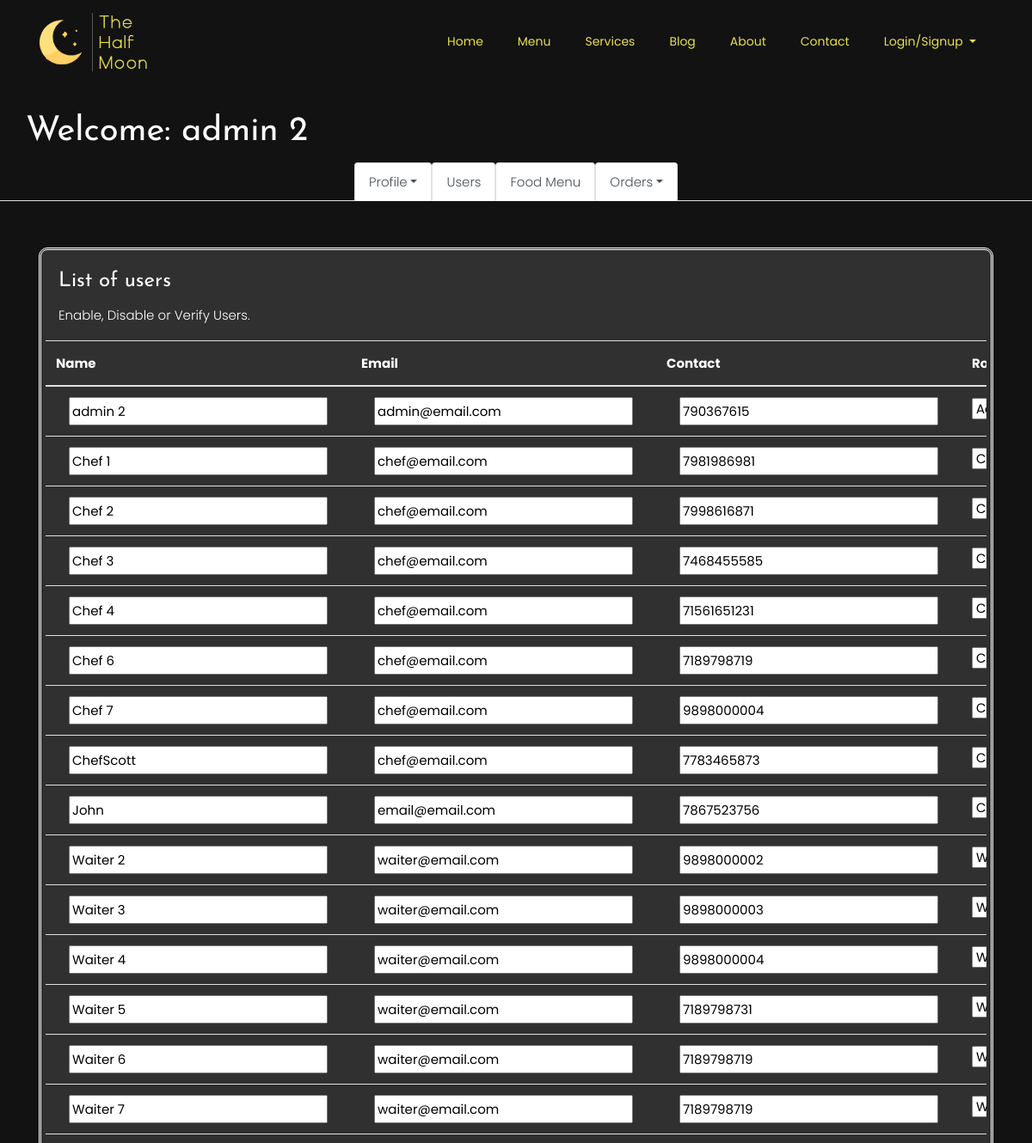
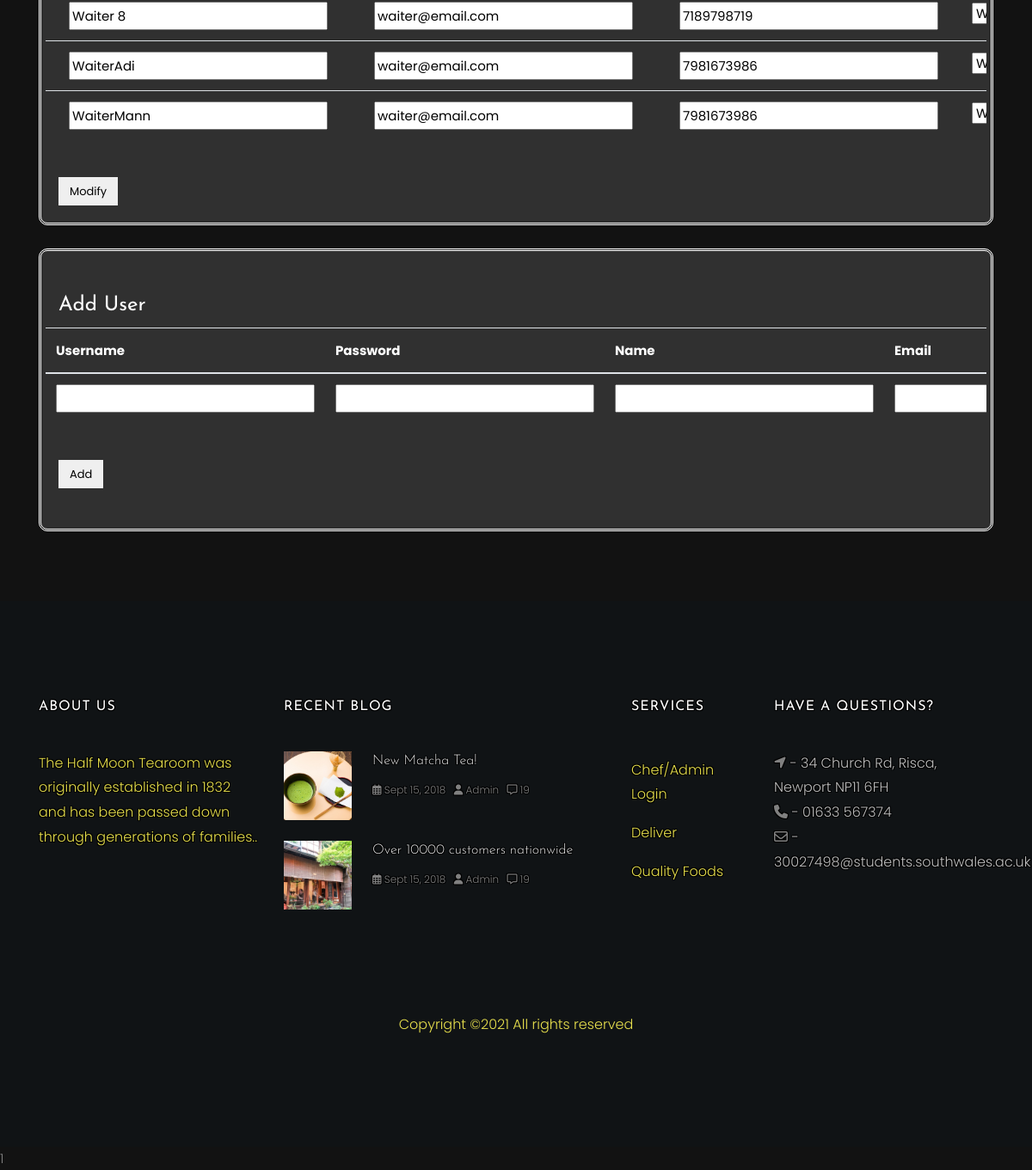
The page /Website/users.php (signed in) on the database its author committed (2 pictures, top to bottom).
### tables this page shows
CREATE TABLE `users` (
  `id` int(11) NOT NULL,
  `role` varchar(15) NOT NULL DEFAULT 'Waiter',
  `name` varchar(15) NOT NULL,
  `username` varchar(10) NOT NULL,
  `password` varchar(16) NOT NULL,
  `email` varchar(35) DEFAULT NULL,
  `address` varchar(300) DEFAULT NULL,
  `contact` bigint(11) NOT NULL,
  `verified` tinyint(1) NOT NULL DEFAULT '0',
  `deleted` tinyint(4) NOT NULL DEFAULT '0'
);

### Website/users.php (the view, shortened to what this page needs)
<?php
include'includes/top.php';
include 'includes/connect.php';
if($_SESSION['admin_sid']==session_id())
	{
$result = mysqli_query($con,"SELECT name FROM users");
?>
<br>
<div class="container-fluid">
	<div class="col-12">
	<div class="page-header">
		<?php
        while($row = mysqli_fetch_field($result))
		{
			echo "<h1> Welcome: " . htmlspecialchars($_SESSION['name']) . "</h1>";
		}
		?>
    </div>
	</div>
</div>
<ul class="nav nav-tabs justify-content-center">
    <li class="nav-item dropdown">
        <a class="nav-link dropdown-toggle active" data-toggle="dropdown">Profile</a>
    </li>
    <li class="nav-item">
        <a href="users.php" class="nav-link active">Users</a>
    </li>
    <li class="nav-item">
        <a href="admin-page.php" class="nav-link active">Food Menu</a>
    </li>
    <li class="nav-item dropdown">
    <a class="nav-link dropdown-toggle active" data-toggle="dropdown">Orders</a>
    </li>
</ul>
<section id="content" style="color:#fff;">
	<div class="container">
		<br><br>
		<div id="editableTable" class="section">
			<form class="formValidate" id="formValidate1" method="post" action="routers/user-router.php" novalidate="novalidate">
				<div class="row">
					<div class="col s12 m4 l3">
						<h4 class="header">List of users</h4>
						<p class="caption">Enable, Disable or Verify Users.</p>
					</div>
					<div class="table-responsive">
						<table class="table">
							<thead>
								<tr>
									<th data-field="names">Name</th>
									<th data-field="email">Email</th>
									<th data-field="contact">Contact</th>
									<th data-field="role">Role</th>
								</tr>
							</thead>
							<tbody>
								<?php
									$result = mysqli_query($con, "SELECT * FROM users ORDER BY role, name;");
									while($row = mysqli_fetch_array($result))
									{
									echo '<tr><td><div class="input-field col s12"><label for="'.$row["id"].'_name"></label>';
									echo '<input value="'.$row["name"].'" id="'.$row["id"].'_name" name="'.$row['id'].'_name" type="text" data-error=".errorTxt'.$row["id"].'"><div class="errorTxt'.$row["id"].'"></div></td>';
									echo '<td><div class="input-field col s12"><label for="'.$row["id"].'_email"></label>';
									echo '<input value="'.$row["email"].'" id="'.$row["id"].'_email" name="'.$row['id'].'_email" type="text" data-error=".errorTxt'.$row["id"].'"><div class="errorTxt'.$row["id"].'"></div></td>';
									echo '<td><div class="input-field col s12"><label for="'.$row["id"].'_name"></label>';
									echo '<input value="'.$row["contact"].'" id="'.$row["id"].'_contact" name="'.$row['id'].'_contact" type="text" data-error=".errorTxt'.$row["id"].'"><div class="errorTxt'.$row["id"].'"></div></td>';
									echo '<td><select name="'.$row['id'].'_role">
									<option value="Administrator"'.($row['role']=='Administrator' ? 'selected' : '').'>Administrator</option>
									<option value="Chef"'.($row['role']=='Chef' ? 'selected' : '').'>Chef</option>
									<option value="Waiter"'.($row['role']=='Waiter' ? 'selected' : '').'>Waiter</option>
									</select></td>';
									}
								?>
							</tbody>
						</table>
					</div>
					<div class="input-field col s12">
						<br>
						<button class="btn cyan waves-effect waves-light right" type="submit" name="action">Modify
						<br>
						</button>
					</div>
				</div>
			</form>
</section>
		<br>
<section id="content" style="color:#fff;">
	<div class="container">
		<div class="section">
			<form class="formValidate" id="formValidate" method="post" action="routers/add-users.php" novalidate="novalidate">
				<div class="row">
					<div class="col s12 m4 l3">
						<br>
						<h4 class="header">Add User</h4>
					</div>
					<br>
					<div class="table-responsive">
						<table class="table">
							<thead>
								<tr>
									<th data-field="username">Username</th>
									<th data-field="password">Password</th>
									<th data-field="name">Name</th>
									<th data-field="email">Email</th>
								</tr>
							</thead>
							<tbody>
							<?php
								echo '<tr><td><input id="username" name="username" type="text" data-error=".errorTxt02" required><div class="errorTxt02"></div></td>';
								echo '<td><input id="password" name="password" type="password" pattern="(?=.*\d)(?=.*[a-z])(?=.*[A-Z]).{8,}" title="Password must contain 8 or more characters that are of at least one number, and one uppercase and lowercase letter" data-error=".errorTxt03" required><div class="errorTxt03"></div></td>';
								echo '<td><input id="name" name="name" type="text" data-error=".errorTxt04" required><div class="errorTxt04"></div></td>';
								echo '<td><input id="email" name="email" type="email" required></td>';
								echo '<td><select name="deleted">
								<option value="1">Disable</option>
								<option value="0" selected>Enable</option>
								</select></td></tr>';
								?>
							</tbody>
						</table>
					</div>
					<div class="input-field col s12">
						<br>
							<button class="btn cyan waves-effect waves-light right" type="submit" name="action">Add
							</button>
						<br>
					</div>
				</div>
			<br>
			</form>
		</div>
	</div>
</section>
<br>
<br>
<br>
<?php include 'includes/bot.php';?>
<?php
	}
?>

### rows shown on the page
users: name "admin 2", email "admin@email.com", contact "790367615", role+id "Administrator"
users: name "Chef 1", email "chef@email.com", contact "7981986981", role+id "Chef"
users: name "Chef 2", email "chef@email.com", contact "7998616871", role+id "Chef"
users: name "Chef 3", email "chef@email.com", contact "7468455585", role+id "Chef"
users: name "Chef 4", email "chef@email.com", contact "71561651231", role+id "Chef"
users: name "Chef 6", email "chef@email.com", contact "7189798719", role+id "Chef"
users: name "Chef 7", email "chef@email.com", contact "9898000004", role+id "Chef"
users: name "ChefScott", email "chef@email.com", contact "7783465873", role+id "Chef"
users: name "John", email "email@email.com", contact "7867523756", role+id "Chef"
users: name "Waiter 2", email "waiter@email.com", contact "9898000002", role+id "Waiter"
users: name "Waiter 3", email "waiter@email.com", contact "9898000003", role+id "Waiter"
users: name "Waiter 4", email "waiter@email.com", contact "9898000004", role+id "Waiter"
users: name "Waiter 5", email "waiter@email.com", contact "7189798731", role+id "Waiter"
users: name "Waiter 6", email "waiter@email.com", contact "7189798719", role+id "Waiter"
users: name "Waiter 7", email "waiter@email.com", contact "7189798719", role+id "Waiter"
users: name "Waiter 8", email "waiter@email.com", contact "7189798719", role+id "Waiter"
users: name "WaiterAdi", email "waiter@email.com", contact "7981673986", role+id "Waiter"
users: name "WaiterMann", email "waiter@email.com", contact "7981673986", role+id "Waiter"
